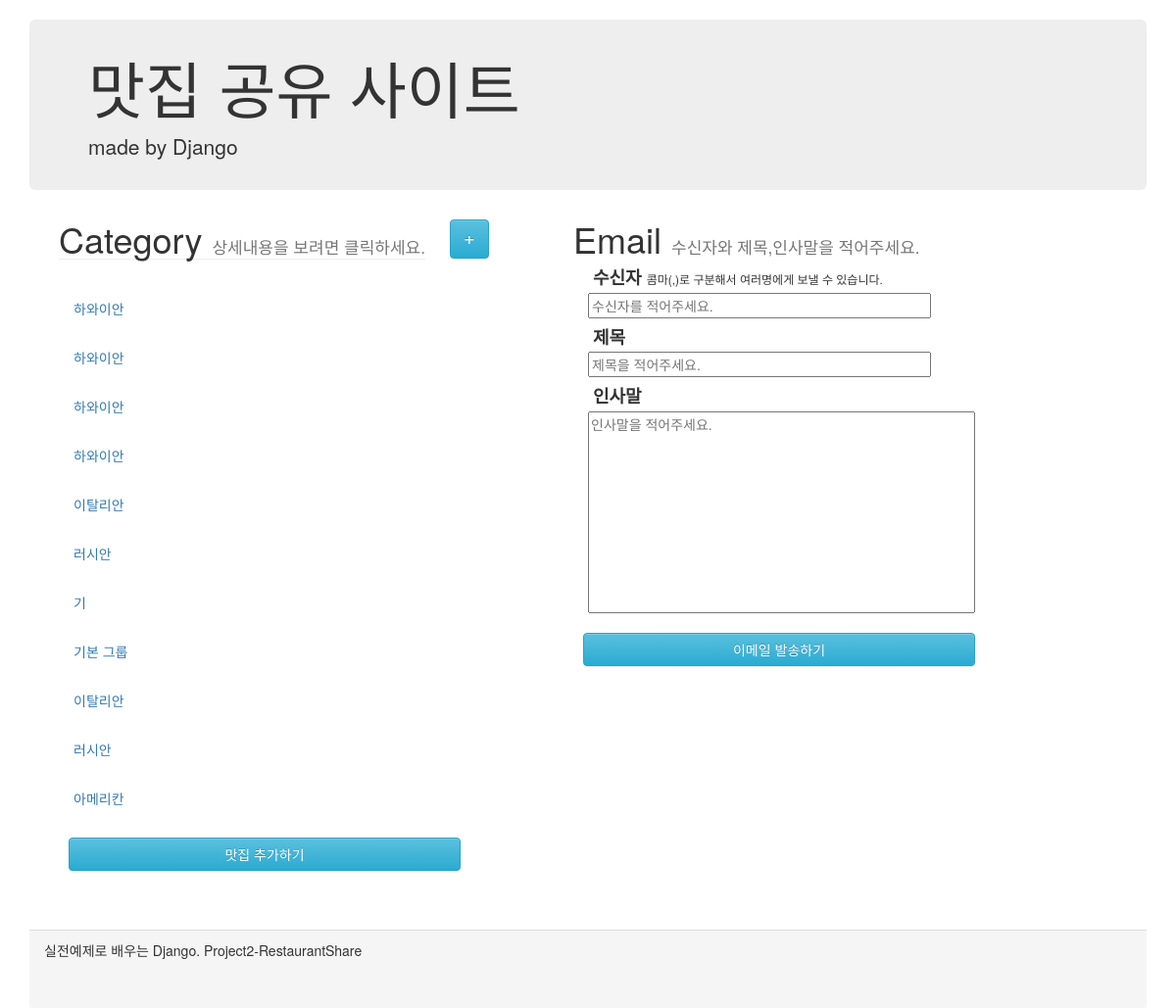
The page / on the database its author committed.
### shareRes/models.py (models this page shows)
class Category(models.Model):
    category_name = models.CharField(max_length=100)

### shareRes/views.py (the view)
# urls.py: path('', views.index, name='index'),
def index(request):
    categories = Category.objects.all()
    restaurants = Restaurant.objects.all()
    content = {'categories': categories, 'restaurants': restaurants}
    return render(request, 'shareRes/index.html', content) #shareRes 파일 밑에 index.html이라는 뜻

### shareRes/templates/shareRes/index.html (shortened to what this page needs)
<html lang="en">
<head>
    <link rel="stylesheet" href="https://maxcdn.bootstrapcdn.com/bootstrap/3.3.2/css/bootstrap.min.css">
    <link rel="stylesheet" href="https://maxcdn.bootstrapcdn.com/bootstrap/3.3.2/css/bootstrap-theme.min.css">
</head>
<body>
    <div class="container">
        <div class="header">
            <div class="jumbotron">
                <h1>맛집 공유 사이트</h1>
                <p>made by Django</p>
            </div>
        </div>
        <div class="content">
            <div class="row">
                <form action="./sendEmail/send/" method="POST" onsubmit="return emailCheckForm();"> {% csrf_token %}
                    <div class="restaurantInfoDiv ">
                        <div class="row">
                            <div class="infoHeaderDiv">
                                <h1>Category <small class="subTitle">상세내용을 보려면 클릭하세요.</small></h1>
                            </div>
                            <div class="categoryAddDiv">
                                    <a href="categoryCreate/" class="categoryAddBtn btn btn-info" role="button">+</a>
                            </div>
                        </div>
                            <ul class="restaurantListDiv nav nav-pills nav-stacked">
                                    {% for category in categories %}
                                    <li class="category deactive">{{ category.category_name}}</li>
                                    {% endfor %}
                            </ul>
                        <a href="restaurantCreate/" class="sendBtn btn btn-info" role="button">맛집 추가하기</a>
                    </div>
                    <div class="emailDiv">
                        <div class="emailHeaderDiv">
                            <h1>Email <small class="subTitle">수신자와 제목,인사말을 적어주세요.</small></h1>
                        </div>
                        <div class="emailContentGroup">
                            <div class="emailContentHeader">
                                <h4>수신자 <span class="inputReceiverSub">콤마(,)로 구분해서 여러명에게 보낼 수 있습니다.</span></h4>
                                <input class="inputReceiver" name="inputReceiver" id="inputReceiver" type="text" placeholder="수신자를 적어주세요."/><br/>
                            </div>
                            <div class="emailContentHeader">
                                <h4>제목</h4>
                                <input class="inputTitle" name="inputTitle" id="inputTitle" type="text" placeholder="제목을 적어주세요."/><br/>
                            </div>
                            <div class="emailContent">
                                <h4>인사말</h4>
                                <textarea class="inputContent" name="inputContent" id="inputContent" cols="50" rows="10" placeholder="인사말을 적어주세요."></textarea>
                            </div>
                        </div>
                        <div>
                            <input type="submit" class="sendBtn btn btn-info" role="button" value="이메일 발송하기"/>
                        </div>
                    </div>
                </form>
            </div>
        </div>
        <div class="panel-footer">
            실전예제로 배우는 Django. Project2-RestaurantShare
        </div>
    </div>
</body>
</html>

### shareRes/templates/shareRes/index.html (style rules this page uses)
.container { margin-top: 20px; }
.jumbotron { padding-top:15px; padding-bottom:15px; }
.content { min-height: 60%; margin: auto; }
.row { margin:0; padding:0; }
.subTitle { font-size:17px; }
.restaurantInfoDiv { margin-left:30px; float:left; }
.infoHeaderDiv { border-bottom: 1px solid #eee; float:left; }
.infoHeaderDiv h1 { margin:0; }
.categoryAddDiv { float:left; margin-left:25px; }
.categoryAddBtn { height: 40px; width: 40px; font-size:20px; padding:3px; }
.restaurantListDiv { margin-top: 25px; width: 500px; }
a { text-decoration: none; }
.deactive { color: #337ab7; background-color: #fff; }
.category { position: relative; display: block; cursor: pointer; border-radius: 4px; padding: 10px 15px; margin-top: 5px; margin-bottom: 10px; }
.emailDiv { float:left; margin-left:25px; }
.emailContentGroup { margin:5px; }
.emailHeaderDiv h1 { margin:0; }
.sendBtn { width: 400px; margin: 10px; }
.emailContentGroup h4 { font-weight: bold; margin:5px; }
.emailContentHeader { margin: 10px; }
.emailContent { margin: 10px; }
.inputReceiver { width: 350px; }
.inputReceiverSub { font-size: 12px; font-weight: 100; }
.inputTitle { width: 350px; }
.inputContent { resize: none; }
.panel-footer { margin-top: 50px; height: 10%; }

### rows shown on the page
Category: category_name "하와이안"
Category: category_name "하와이안"
Category: category_name "하와이안"
Category: category_name "하와이안"
Category: category_name "이탈리안"
Category: category_name "러시안"
Category: category_name "기"
Category: category_name "기본 그룹"
Category: category_name "이탈리안"
Category: category_name "러시안"
Category: category_name "아메리칸"
